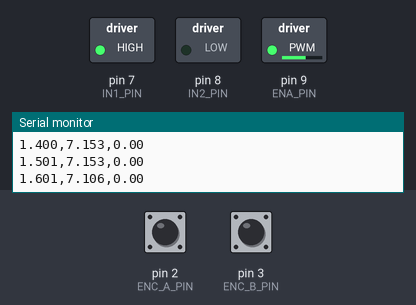
Recording of a sketch running on a simulated Arduino Mega 2560, built with avr-gcc and run on an emulated ATmega2560. Parts: switched loads named in the sketch (green lamp = pin HIGH), the last lines printed to the serial monitor. Inputs (shaded band) come from the test bench; at power-on: pin 2 (ENC_A_PIN) HIGH, pin 3 (ENC_B_PIN) HIGH.

Above: at 4.7 s.
At 12.0 s:
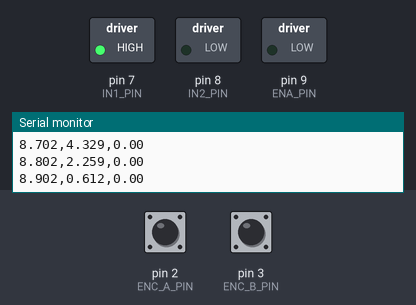
At 23.1 s:
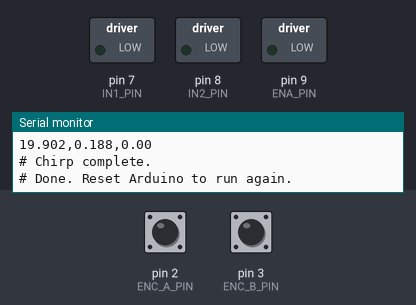
Timing chart, 0 to 24.6 s (numbered marks = the images above):
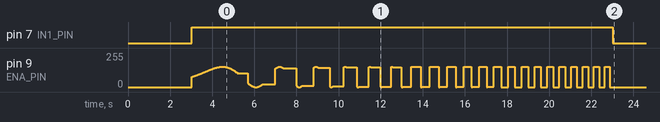

Measured:
- by itself, pin 7 (IN1_PIN): LOW → HIGH at 3.0 s, → LOW 20.0 s later

The sketch:

system_id.ino
```cpp
//  AERSP 304 - Assignment 1: DC Motor System Identification
//  Motor: RK-370SD-2470 DC 6V with quadrature encoder
//  Hardware: Arduino Mega 2560 + L298N H-Bridge
//  Wiring:
//    L298N ENA        -> Pin 9  (PWM)
//    L298N IN1        -> Pin 7
//    L298N IN2        -> Pin 8
//    L298N GND        -> Arduino GND (shared ground!)
//    L298N 12V        -> 12V supply
//    Encoder A (Yellow) -> Pin 2  (interrupt 0)
//    Encoder B (White)  -> Pin 3  (interrupt 1)
//    Encoder VCC (Blue) -> 5V
//    Encoder GND (Green)-> GND


// Pin Definitions
#define ENA_PIN   9
#define IN1_PIN   7
#define IN2_PIN   8
#define ENC_A_PIN 2
#define ENC_B_PIN 3

// Encoder / Motor Constants
const float COUNTS_PER_REV = 960;

//  Motor Supply Voltage
const float SUPPLY_VOLTAGE = 12.0;

// Timing
const unsigned long SAMPLE_MS          = 100;
const unsigned long RECORD_DURATION_MS = 12000;
const unsigned long SETTLE_DELAY_MS    = 3000;

//  PWM / Voltage Levels
const int NUM_TRIALS = 5;
const int VOLTAGE_LEVELS[NUM_TRIALS] = {204, 178, 153, 128, 102};

// Chirp Parameters
 #define RUN_CHIRP
const float CHIRP_AMPLITUDE_PWM = 153.0;
const float CHIRP_F0 = 0.1;
const float CHIRP_F1 = 2.0;
const float CHIRP_T  = 20.0;

//  Global Encoder State
volatile long encoderCount = 0;


void encoderISR_A() {
  encoderCount++;
}

void encoderISR_B() {
  encoderCount++;
}


//  HELPER FUNCTIONS
void setMotorPWM(int pwmValue) {
  pwmValue = constrain(pwmValue, 0, 255);
  digitalWrite(IN1_PIN, HIGH);
  digitalWrite(IN2_PIN, LOW);
  analogWrite(ENA_PIN, pwmValue);
}

void stopMotor() {
  analogWrite(ENA_PIN, 0);
  digitalWrite(IN1_PIN, LOW);
  digitalWrite(IN2_PIN, LOW);
}

float computeRPM(long deltaCounts, unsigned long deltaTimeMs) {
  if (deltaTimeMs == 0) return 0.0;
  float revolutions = (float)deltaCounts / COUNTS_PER_REV;
  float minutes     = (float)deltaTimeMs / 60000.0;
  return revolutions / minutes;
}

float pwmToVoltage(int pwm) {
  return (pwm / 255.0) * SUPPLY_VOLTAGE;
}


//  RUN ONE STEP TRIAL
void runStepTrial(int pwmValue, int trialNum) {
  Serial.print("# TRIAL ");
  Serial.print(trialNum);
  Serial.print("  PWM=");
  Serial.print(pwmValue);
  Serial.print("  Voltage=");
  Serial.print(pwmToVoltage(pwmValue), 3);
  Serial.println("V");
  Serial.println("# time_s,voltage_V,rpm");

  noInterrupts();
  encoderCount = 0;
  interrupts();

  long          lastCount  = 0;
  unsigned long trialStart = millis();
  unsigned long lastSample = trialStart;

  setMotorPWM(pwmValue);

  while (millis() - trialStart < RECORD_DURATION_MS) {
    unsigned long now = millis();
    if (now - lastSample >= SAMPLE_MS) {
      unsigned long dt = now - lastSample;
      lastSample = now;

      noInterrupts();
      long currentCount = encoderCount;
      interrupts();

      long delta    = currentCount - lastCount;
      lastCount     = currentCount;

      float rpm     = computeRPM(abs(delta), dt);
      float timeSec = (now - trialStart) / 1000.0;
      float voltage = pwmToVoltage(pwmValue);

      Serial.print(timeSec, 3);
      Serial.print(",");
      Serial.print(voltage, 3);
      Serial.print(",");
      Serial.println(rpm, 2);
    }
  }

  stopMotor();
  Serial.print("# Trial ");
  Serial.print(trialNum);
  Serial.println(" complete. Cooling...");
  delay(SETTLE_DELAY_MS);
}


//  RUN CHIRP TRIAL
void runChirpTrial() {
  Serial.println("# CHIRP MODE");
  Serial.print("# f0="); Serial.print(CHIRP_F0);
  Serial.print("Hz  f1="); Serial.print(CHIRP_F1);
  Serial.print("Hz  T="); Serial.print(CHIRP_T);
  Serial.println("s");
  Serial.print("# Amplitude PWM="); Serial.print(CHIRP_AMPLITUDE_PWM);
  Serial.print("  (~"); Serial.print((CHIRP_AMPLITUDE_PWM/255.0)*SUPPLY_VOLTAGE, 2);
  Serial.println("V)");
  Serial.println("# time_s,voltage_V,rpm");

  noInterrupts();
  encoderCount = 0;
  interrupts();

  long          lastCount  = 0;
  unsigned long start      = millis();
  unsigned long lastSample = start;

  float c = (CHIRP_F1 - CHIRP_F0) / CHIRP_T;

  while (true) {
    unsigned long now = millis();
    float t = (now - start) / 1000.0;
    if (t > CHIRP_T) break;

    float phase  = 2.0 * PI * (0.5 * c * t * t + CHIRP_F0 * t);
    float sinVal = sin(phase);
    int pwm = (int)(CHIRP_AMPLITUDE_PWM * 0.5 + CHIRP_AMPLITUDE_PWM * 0.5 * sinVal);
    pwm = constrain(pwm, 0, 255);
    setMotorPWM(pwm);

    if (now - lastSample >= SAMPLE_MS) {
      unsigned long dt = now - lastSample;
      lastSample = now;

      noInterrupts();
      long currentCount = encoderCount;
      interrupts();

      long delta = currentCount - lastCount;
      lastCount  = currentCount;

      float rpm     = computeRPM(abs(delta), dt);
      float voltage = pwmToVoltage(pwm);

      Serial.print(t, 3);
      Serial.print(",");
      Serial.print(voltage, 3);
      Serial.print(",");
      Serial.println(rpm, 2);
    }
  }

  stopMotor();
  Serial.println("# Chirp complete.");
}


//  SETUP
void setup() {
  Serial.begin(115200);

  pinMode(ENA_PIN, OUTPUT);
  pinMode(IN1_PIN, OUTPUT);
  pinMode(IN2_PIN, OUTPUT);
  stopMotor();

  pinMode(ENC_A_PIN, INPUT_PULLUP);
  pinMode(ENC_B_PIN, INPUT_PULLUP);

  attachInterrupt(digitalPinToInterrupt(ENC_A_PIN), encoderISR_A, CHANGE);
  attachInterrupt(digitalPinToInterrupt(ENC_B_PIN), encoderISR_B, CHANGE);

  Serial.println("# ==========================================");
  Serial.println("# AERSP 304 - Assignment 1");
  Serial.println("# Motor: RK-370SD-2470  Gear ratio: 9.68:1");
  Serial.println("# CPR: 240  ISR: simplified (speed only)");
  Serial.print  ("# Sample interval: "); Serial.print(SAMPLE_MS); Serial.println("ms");
  Serial.println("# Output: time_s, voltage_V, rpm  (CSV)");
  Serial.println("# ==========================================");
  Serial.println("# Starting in 3s...");
  delay(3000);
}


//  LOOP
void loop() {

#ifdef RUN_CHIRP
  runChirpTrial();
  Serial.println("# Done. Reset Arduino to run again.");
  while (true);

#else
  for (int i = 0; i < NUM_TRIALS; i++) {
    runStepTrial(VOLTAGE_LEVELS[i], i + 1);
  }
  Serial.println("# ==========================================");
  Serial.println("# ALL TRIALS COMPLETE");
  Serial.println("# Copy serial output to .csv and open in MATLAB");
  Serial.println("# ==========================================");
  while (true);
#endif
}
```
